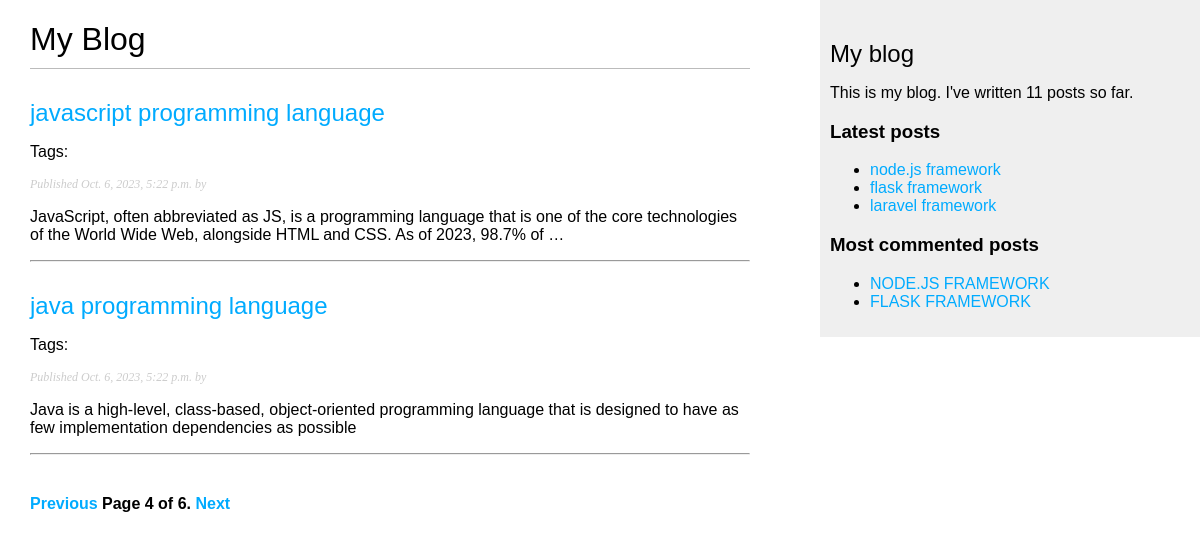
The app's page /blog/?page=4 with its own data.
### blog/models.py (models this page shows, shortened)
class Post(models.Model):
    class Status(models.TextChoices):
        DRAFT = 'DF' , 'Draft'
        PUBLISHED = 'PB' , 'Published'
    title = models.CharField(max_length=250)
    slug = models.SlugField(max_length=250, unique_for_date='publish')
    auth = models.ForeignKey(User, on_delete=models.CASCADE, related_name='blog_posts')
    body = models.TextField()
    publish = models.DateTimeField(default=timezone.now)
    created = models.DateTimeField(auto_now_add=True)
    updated = models.DateTimeField(auto_now=True)
    status = models.CharField(max_length=2, choices=Status.choices, default=Status.DRAFT)
    tags = TaggableManager()
    class Meta:
        ordering = ['-publish']
        indexes = [
            models.Index(fields=['-publish']),
        ]
    def get_absolute_url(self):
        return reverse("blog:post_detail",args=[
            self.publish.year,
            self.publish.month,
            self.publish.day,
            self.slug,
        ])

### blog/views.py (the view)
# urls.py: path('', views.post_list, name='post_list'),
def post_list(request, tag_slug=None):
    post_list = Post.objects.all()
    tag = None
    if tag_slug:
        tag = get_object_or_404(Tag, slug=tag_slug)
        post_list = post_list.filter(tags__in=[tag])
    paginator = Paginator(post_list, 2)
    page_number = request.GET.get('page', 1)
    try:
        posts = paginator.page(page_number)
    except PageNotAnInteger:
        posts = paginator.page(1)
    except EmptyPage:
        posts = paginator.page(paginator.num_pages)
    return render(request, 'blog/post/list.html', {'posts': posts, 'tag': tag})

### blog/templatetags/blog_tags.py (called while the page is built)
@register.simple_tag
def total_posts():
    return Post.objects.count()

@register.inclusion_tag('blog/post/latest_posts.html')
def show_latest_posts(count=5):
    latest_posts = Post.objects.order_by('-publish')[:count]
    return {'latest_posts': latest_posts}

@register.simple_tag
def get_most_commented_posts(count=5):
    return Post.objects.annotate(total_comments=Count('comments')).order_by('-total_comments')[:count]

@register.filter(name='markdown')
def markdown_format(text):
    return mark_safe(markdown.markdown(text))

### blog/templates/blog/post/list.html (shortened to what this page needs)
{% extends "blog/base.html" %}
{% load blog_tags %}
{% block content %}
    <h1>My Blog</h1>
    {% for post in posts %}
        <h2>
        <a href="{{ post.get_absolute_url }}">
            {{ post.title }}
        </a>
        </h2>
        <p class="tags">
            Tags:
        </p>
        <p class="date">
        Published {{ post.publish }} by {{ post.author }}
        </p>
        {{ post.body|markdown|truncatewords_html:30 }}
        <hr />
    {% endfor %}
    {% include "pagination.html" with page=posts %}
{% endblock %}

### blog/templates/blog/base.html (shortened to what this page needs)
{% load static %}
{% load blog_tags %}
<!DOCTYPE html>
<html>
    <head>
        <link href="{% static "css/blog.css" %}" rel="stylesheet">
    </head>
    <body>
        <div id="content">
            {% block content %}
            {% endblock %}
        </div>
        <div id="sidebar">
            <h2>My blog</h2>
            <p>
                This is my blog.
                I've written {% total_posts %} posts so far.
            </p>
            <h3>Latest posts</h3>
            {% show_latest_posts 3 %}
            <h3>Most commented posts</h3>
            {% get_most_commented_posts 2 as most_commented_posts %}
            <ul>
                {% for post in most_commented_posts %}
                    <li>
                        <a href="{{ post.get_absolute_url }}">{{ post.title|upper }}</a>
                    </li>
                {% endfor %}
            </ul>
        </div>
    </body>
</html>

### blog/templates/blog/post/latest_posts.html
<ul>
    {% for post in latest_posts %}
        <li>
            <a href="{{ post.get_absolute_url }}">{{ post.title }}</a>
        </li>
    {% endfor %}
</ul>

### blog/static/css/blog.css (style rules this page uses)
body { margin:0; padding:0; font-family:helvetica, sans-serif; }
a { color:#00abff; text-decoration:none; }
h1 { font-weight:normal; border-bottom:1px solid #bbb; padding:0 0 10px 0; }
h2 { font-weight:normal; margin:30px 0 0; }
#content { float:left; width:60%; padding:0 0 0 30px; }
#sidebar { float:right; width:30%; padding:10px; background:#efefef; height:100%; }
p.date { color:#ccc; font-family: georgia, serif; font-size: 12px; font-style: italic; }

### records on screen
Post: title "javascript programming language", publish "Oct. 6, 2023, 5:22 p.m.", body "JavaScript, often abbreviated as JS, is a programming language that is one of the core technologies of the World Wide Web, alongside HTML and CSS. As of 2023, 98.7% of …"
Post: title "java programming language", publish "Oct. 6, 2023, 5:22 p.m.", body "Java is a high-level, class-based, object-oriented programming language that is designed to have as few implementation dependencies as possible"
Post: title "node.js framework", title "NODE.JS FRAMEWORK"
Post: title "flask framework", title "FLASK FRAMEWORK"
Post: title "laravel framework"

### other values on screen
{{ page.number }} "4"
{{ page.paginator.num_pages }} "6"
